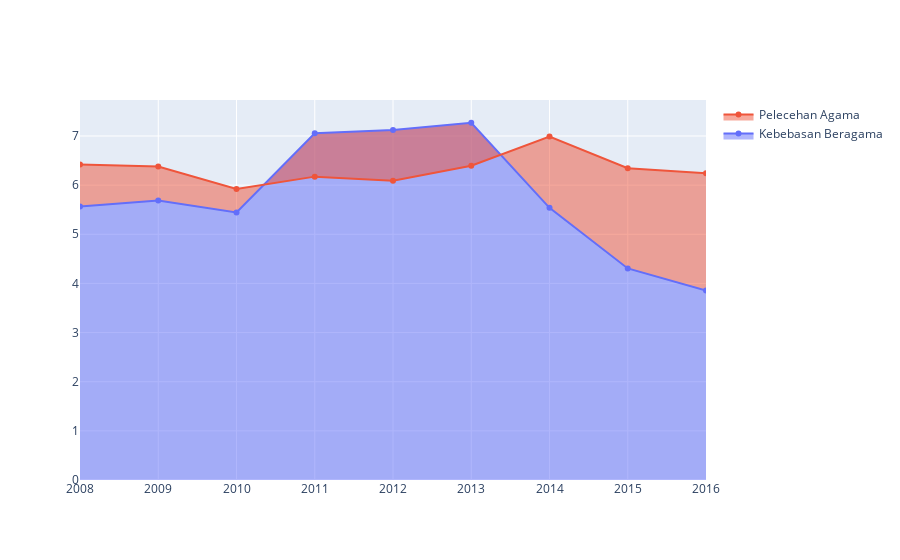

Source (notebook cell):
### Markdown cell above
## Area Chart / Fillchart

### Code cell
fig = go.Figure()
fig.add_trace(go.Scatter(x=didn['year'], y=didn['pf_religion'], fill='tozeroy',name = 'Kebebasan Beragama')) # fill down to xaxis
fig.add_trace(go.Scatter(x=didn['year'], y=didn['pf_religion_harassment'], fill='tonexty',name = 'Pelecehan Agama')) # fill to trace0 y

fig.show()

### Figure 1 — Plotly figure (JSON) as saved in the notebook; plotly's stock layout.template omitted (floating-point values rounded to 4 significant figures)
{"data": [{"fill": "tozeroy", "name": "Kebebasan Beragama", "type": "scatter", "x": [2016, 2015, 2014, 2013, 2012, 2011, 2010, 2009, 2008], "y": [3.854, 4.306, 5.539, 7.27, 7.121, 7.057, 5.445, 5.69, 5.566]}, {"fill": "tonexty", "name": "Pelecehan Agama", "type": "scatter", "x": [2016, 2015, 2014, 2013, 2012, 2011, 2010, 2009, 2008], "y": [6.24, 6.344, 6.989, 6.396, 6.089, 6.173, 5.922, 6.378, 6.422]}], "layout": {}}
